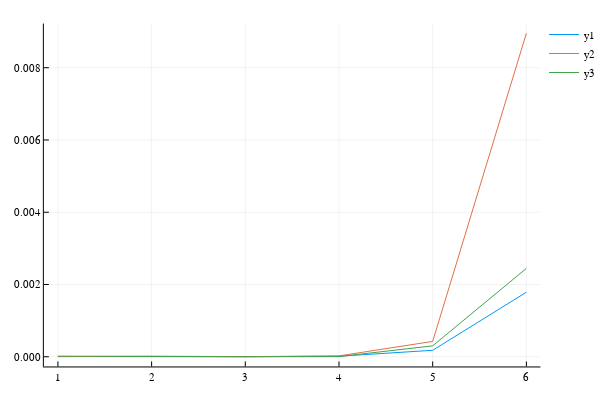

The notebook cell saved with this chart:
### Code cell
plot(1:N, times)

### Figure 1 — Plotly figure (JSON) as saved in the notebook; plotly's stock layout.template omitted (floating-point values rounded to 4 significant figures)
{"data": [{"colorbar": {"title": ""}, "hoverinfo": "text", "legendgroup": "y1", "line": {"color": "rgba(0, 154, 250, 1.000)", "dash": "solid", "shape": "linear", "width": 1}, "mode": "lines", "name": "y1", "showlegend": true, "text": [null, null, null, null, null, null], "type": "scatter", "x": [1, 2, 3, 4, 5, 6], "xaxis": "x1", "y": [5.729e-06, 3.37e-07, 1.71e-06, 1.535e-05, 0.0001788, 0.001787], "yaxis": "y1", "zmax": 0.1, "zmin": -0.1}, {"colorbar": {"title": ""}, "hoverinfo": "text", "legendgroup": "y2", "line": {"color": "rgba(227, 111, 71, 1.000)", "dash": "solid", "shape": "linear", "width": 1}, "mode": "lines", "name": "y2", "showlegend": true, "text": [null, null, null, null, null, null], "type": "scatter", "x": [1, 2, 3, 4, 5, 6], "xaxis": "x1", "y": [3.735e-06, 1.596e-05, 3.283e-06, 2.384e-05, 0.000425, 0.008954], "yaxis": "y1", "zmax": 0.1, "zmin": -0.1}, {"colorbar": {"title": ""}, "hoverinfo": "text", "legendgroup": "y3", "line": {"color": "rgba(62, 164, 78, 1.000)", "dash": "solid", "shape": "linear", "width": 1}, "mode": "lines", "name": "y3", "showlegend": true, "text": [null, null, null, null, null, null], "type": "scatter", "x": [1, 2, 3, 4, 5, 6], "xaxis": "x1", "y": [1.681e-05, 4.7e-07, 4.29e-07, 4.341e-06, 0.0003024, 0.002446], "yaxis": "y1", "zmax": 0.1, "zmin": -0.1}], "layout": {"annotations": [], "height": 400, "legend": {"bgcolor": "rgba(255, 255, 255, 1.000)", "bordercolor": "rgba(0, 0, 0, 1.000)", "font": {"color": "rgba(0, 0, 0, 1.000)", "family": "sans-serif", "size": 11}, "tracegroupgap": 0, "x": 1, "y": 1}, "margin": {"b": 20, "l": 0, "r": 0, "t": 20}, "paper_bgcolor": "rgba(255, 255, 255, 1.000)", "plot_bgcolor": "rgba(255, 255, 255, 1.000)", "showlegend": true, "width": 600, "xaxis": {"anchor": "y1", "domain": [0.08064, 0.9934], "gridcolor": "rgba(0, 0, 0, 0.100)", "gridwidth": 0.5, "linecolor": "rgba(0, 0, 0, 1.000)", "mirror": false, "range": [0.85, 6.15], "showgrid": true, "showline": true, "showticklabels": true, "tickangle": 0, "tickcolor": "rgb(0, 0, 0)", "tickfont": {"color": "rgba(0, 0, 0, 1.000)", "family": "sans-serif", "size": 11}, "tickmode": "array", "ticks": "inside", "ticktext": ["1", "2", "3", "4", "5", "6"], "tickvals": [1, 2, 3, 4, 5, 6], "title": "", "titlefont": {"color": "rgba(0, 0, 0, 1.000)", "family": "sans-serif", "size": 15}, "type": "-", "visible": true, "zeroline": false, "zerolinecolor": "rgba(0, 0, 0, 1.000)"}, "yaxis": {"anchor": "x1", "domain": [0.03762, 0.9902], "gridcolor": "rgba(0, 0, 0, 0.100)", "gridwidth": 0.5, "linecolor": "rgba(0, 0, 0, 1.000)", "mirror": false, "range": [-0.0002683, 0.009223], "showgrid": true, "showline": true, "showticklabels": true, "tickangle": 0, "tickcolor": "rgb(0, 0, 0)", "tickfont": {"color": "rgba(0, 0, 0, 1.000)", "family": "sans-serif", "size": 11}, "tickmode": "array", "ticks": "inside", "ticktext": ["0.000", "0.002", "0.004", "0.006", "0.008"], "tickvals": [0, 0.002, 0.004, 0.006, 0.008], "title": "", "titlefont": {"color": "rgba(0, 0, 0, 1.000)", "family": "sans-serif", "size": 15}, "type": "-", "visible": true, "zeroline": false, "zerolinecolor": "rgba(0, 0, 0, 1.000)"}}}
